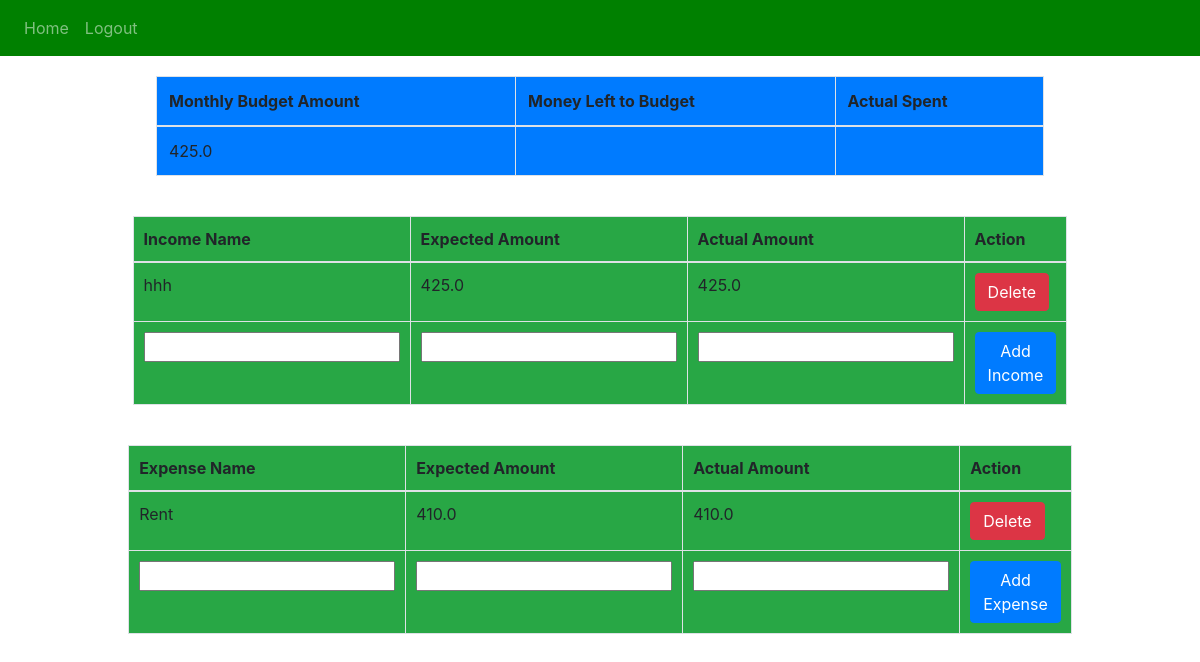
Page / (signed in) on the earlier database version.
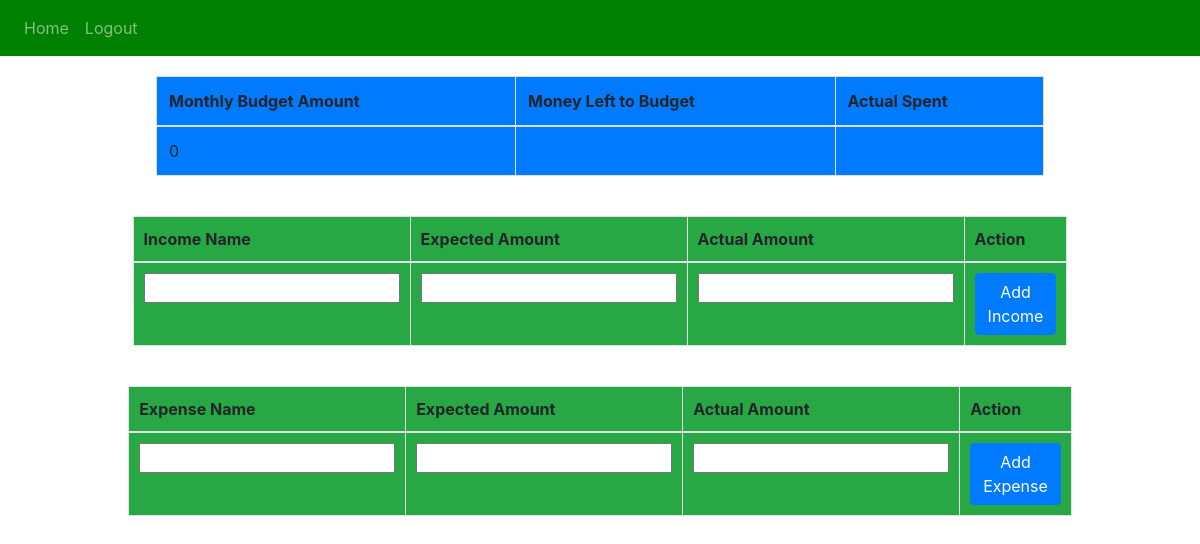
Same page on the later database version.
### website/models.py (models this page shows)
class Income(db.Model):
    id = db.Column(db.Integer, primary_key=True)
    income_name = db.Column(db.String(150))
    expected_income = db.Column(db.Float)
    actual_income = db.Column(db.Float)
    date = db.Column(db.DateTime(timezone=True), default=func.now())
    user_id = db.Column(db.Integer, db.ForeignKey('user.id'))

class Expense(db.Model):
    id = db.Column(db.Integer, primary_key=True)
    expense_name = db.Column(db.String(150))
    expected_expense = db.Column(db.Float)
    actual_expense = db.Column(db.Float)
    date = db.Column(db.DateTime(timezone=True), default=func.now())
    user_id = db.Column(db.Integer, db.ForeignKey('user.id'))

### website/views.py (the view)
@views.route('/', methods=['GET', 'POST'])
@login_required
def home():
    if request.method == 'POST':
        if 'expenseName' in request.form:
            addExpense()
        if 'incomeName' in request.form:
            addIncome()
    return render_template("home.html", user=current_user, total_income=get_total_income())

### website/__init__.py (called while the page is built)
def create_app():
    app = Flask(__name__)
    app.config['SECRET_KEY'] = 'alhgaklgdakd jakhgakaggaae'
    app.config['SQLALCHEMY_DATABASE_URI'] = f'sqlite:///{DB_NAME}'
    db.init_app(app)
    from .views import views
    from .auth import auth
    app.register_blueprint(views, url_prefix='/')
    app.register_blueprint(auth, url_prefix='/')
    from .models import User, Expense, Income
    with app.app_context():
        db.create_all()
    login_manager = LoginManager()
    login_manager.login_view = 'auth.login'
    login_manager.init_app(app)
    @login_manager.user_loader
    def load_user(id):
        return User.query.get(int(id))
    return app

### website/views.py (called while the page is built)
def get_total_income():
    incomes = Income.query.with_entities(Income.expected_income).all()
    total_income = sum(income.expected_income for income in incomes)
    return total_income

### website/templates/home.html (shortened to what this page needs)
{% extends "base.html" %}
{% block content%}
<div id="tableContainer">
    <table class="table table-bordered" id="budgetTable">
        <thead>
            <tr>
                <th class="bg-primary">Monthly Budget Amount</th>
                <th class="bg-primary">Money Left to Budget</th>
                <th class="bg-primary">Actual Spent</th>
            </tr>
        </thead>
        <tbody>
            <tr>
                <td class="bg-primary">{{ total_income }}</td>
                <td class="bg-primary"></td>
                <td class="bg-primary"></td>
            </tr>
        </tbody>
    </table>
</div>
<div id="tableContainer">
<table class="table table-bordered" id="incomeTable">
    <thead>
        <tr>
            <th class="bg-success">Income Name</th>
            <th class="bg-success">Expected Amount</th>
            <th class="bg-success">Actual Amount</th>
            <th class="bg-success">Action</th>
        </tr>
    </thead>
    <tbody>
        {% for income in user.incomes %}
        <tr>
            <td class="bg-success">{{ income.income_name }}</td>
            <td class="bg-success">{{ income.expected_income }}</td>
            <td class="bg-success">{{ income.actual_income }}</td>
            <td class="bg-success">
            <button type="button" class="btn btn-danger" onClick="deleteIncome({{ income.id }})">Delete</button></td>
        </tr>
        {% endfor %}
    </tbody>
    <tfoot>
        <tr>
            <form method="POST">
                <td class="bg-success"><input type="text" id="incomeName" name="incomeName" required></td>
                <td class="bg-success"><input type="number" id="expectedIncome" name="expectedIncome" required></td>
                <td class="bg-success"><input type="number" id="actualIncome" name="actualIncome" required></td>
                <td class="bg-success"><button type="submit" class="btn btn-primary">Add Income</button></td>
            </form>
        </tr>
    </tfoot>
</table>
</div>
<div id="tableContainer">
    <table class="table table-bordered" id="expenseTable">
        <thead>
            <tr>
                <th class="bg-success">Expense Name</th>
                <th class="bg-success">Expected Amount</th>
                <th class="bg-success">Actual Amount</th>
                <th class="bg-success">Action</th>
            </tr>
        </thead>
        <tbody>
            {% for expense in user.expenses %}
            <tr>
                <td class="bg-success">{{ expense.expense_name }}</td>
                <td class="bg-success">{{ expense.expected_expense }}</td>
                <td class="bg-success">{{ expense.actual_expense }}</td>
                <td class="bg-success">
                <button type="button" class="btn btn-danger" onClick="deleteExpense({{ expense.id }})">Delete</button></td>
            </tr>
            {% endfor %}
        </tbody>
        <tfoot>
            <tr>
                <form method="POST">
                    <td class="bg-success"><input type="text" id="expenseName" name="expenseName" required></td>
                    <td class="bg-success"><input type="number" id="expectedExpense" name="expectedExpense" required></td>
                    <td class="bg-success"><input type="number" id="actualExpense" name="actualExpense" required></td>
                    <td class="bg-success"><button type="submit" class="btn btn-primary">Add Expense</button></td>
                </form>
            </tr>
        </tfoot>
    </table>
    </div>
{% endblock %}

### website/templates/base.html (shortened to what this page needs)
<!DOCTYPE html>
<html>
  <head>
    <link
      rel="stylesheet"
      href="https://stackpath.bootstrapcdn.com/bootstrap/4.4.1/css/bootstrap.min.css"
    />
    <link
      rel="stylesheet"
      href="https://stackpath.bootstrapcdn.com/font-awesome/4.7.0/css/font-awesome.min.css"
    />
  </head>
  <body>
    <nav class="navbar navbar-expand-lg navbar-dark" style="background-color: green;">
        <div class="collapse navbar-collapse" id="navbar">
          <div class="navbar-nav">
            {% if user.is_authenticated %}
            <a class="nav-item nav-link" id="home" href="/">Home</a>
            <a class="nav-item nav-link" id="logout" href="/logout">Logout</a>
            {% else %}
            <a class="nav-item nav-link" id="login" href="/login">Login</a>
            <a class="nav-item nav-link" id="signUp" href="/sign-up">Sign Up</a>
            {% endif %}
          </div>
        </div>
      </nav>
      <div class="container">
        {% block content%}
        {% endblock %}
      </div>
  </body>
  </html>

### website/templates/home.html (style rules this page uses)
#incomeTable th, #incomeTable td { padding: 10px; }
#tableContainer { display: flex; justify-content: center; width: 100%; }
#incomeTable { width: 80%; margin: 20px 0; }
#expenseTable th, #expenseTable td { padding: 10px; }
#expenseTable { width: 80%; margin: 20px 0; }
#budgetTable { width: 80%; margin: 20px 0; }

Differences in the rows shown:
removed Income: income_name "hhh", expected_income "425.0", actual_income "425.0"
removed Expense: expense_name "Rent", expected_expense "410.0", actual_expense "410.0"
Other differences:
{{ total_income }}: "425.0" → "0"
